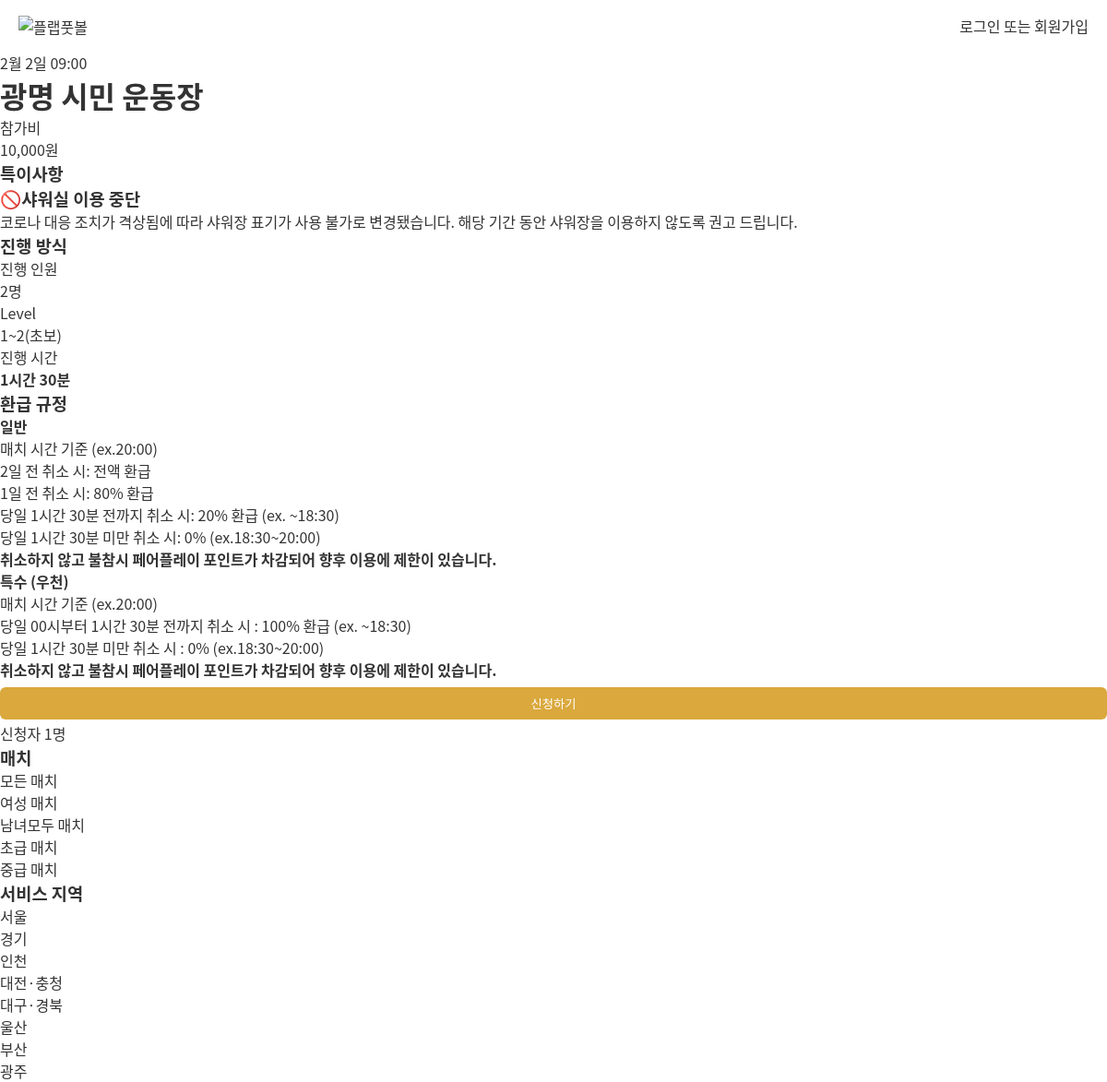
Screenshot of /15/ with the database file from the repository.
### todo_app/models.py (models this page shows, shortened)
class Todo(models.Model):
    city_choices={
        ('서울',"서울"),
        ('경기',"경기"),
        ('인천',"인천"),
        ('대전,충청',"대전,충청"),
        ('대구,경북',"대구,경북"),
        ('부산',"부산"),
        ('울산',"울산"),
        ('광주',"광주"),
    }
    level_choices={
        ("1~5(전체)","1~5(전체)"),
        ('1~2(초보)',"1~2(초보)"),
        ('3~4(중수)',"3~4(중수)"),
        ('5(고수)',"5(고수)"),
    }
    sex_choices={
        ('남녀모두',"남녀모두"),
        ('남자만',"남자만"),
        ('여자만',"여자만"),
    }
    time_choices={
        ('09:00','09:00'),
        ('11:00','11:00'),
        ("13:00","13:00"),
        ('15:00','15:00'),
        ('17:00','17:00'),
        ("19:00","19:00"),
        ('21:00','21:00'),
    }
    objects=models.Manager
    title=models.CharField(max_length=100)  #정확한 주소
    sex=models.CharField(max_length=80,choices=sex_choices,null=True)  #성별
    city=models.CharField(max_length=80,choices=city_choices,null=True)  #도시
    level=models.CharField(max_length=80,choices=level_choices,null=True)  #수준
    now_date = models.DateTimeField(auto_now_add=True)  #현재시간
    schedule = models.DateField(blank=True,null=True)  #일정
    number=models.IntegerField(default=0) #인원수
    time=models.CharField(max_length=80,choices=time_choices,null=True)  #도시
    user=models.CharField(max_length=100,null=True)
    apply = models.ManyToManyField(settings.AUTH_USER_MODEL,blank=True, related_name='apply')

### todo_app/views.py (the view)
# urls.py: path('<int:todo_id>/',views.detailTodo,name="detailTodo"),
def detailTodo(request, todo_id):
    todo = get_object_or_404(Todo, pk=todo_id)
    return render(request, 'todo_app/detail.html', {'todo': todo})

### todo_app/templates/todo_app/detail.html (shortened to what this page needs)
{% extends 'base.html' %}
{%block content%}
<div id="app">
    <div class="contentWrapper matchDetail">
        <div class="matchWrap">
            <div class="sectionWrap">
                <div class="stadSec">
                    <div class="matchTime">
                        <p>{{ todo.schedule | date:'n월 j일' }} {{ todo.time }}</p>
                    </div>
                    <div class="matchPlace">
                        <h1 class="txtH w700h"><a></a>{{ todo.title }}</a></h1>
                    </div>
                    <div id="matchDetailApp" class="match-info__fee">
                        <div class="matchFee"><span>참가비</span>
                            <p>10,000원</p>
                        </div>
                    </div>
                </div>
                <div id="matchLevel" class="stadSec">
                    <div class="titleWrap">
                        <h3>특이사항</h3>
                    </div>
                    <div class="match-detail__notice corona19-shower">
                        <h3>🚫샤워실 이용 중단</h3>
                        <p>코로나 대응 조치가 격상됨에 따라 샤워장 표기가 사용 불가로 변경됐습니다. 해당 기간 동안 샤워장을 이용하지 않도록 권고 드립니다.</p>
                    </div>
                </div>
                <div class="stadSec" id="mnRule">
                    <div class="titleWrap">
                        <h3>진행 방식</h3>
                    </div>
                    <div class="plabfitFeature">
                        <ul>
                            <li>
                                <span>진행 인원</span>
                                <p>{{ todo.number }}명</p>
                            </li>
                            <li>
                                <span>Level</span>
                                <p>{{ todo.level }}</p>
                            </li>
                            <li>
                                <span>진행 시간</span>
                                <p><strong>1시간 30분</strong></p>
                            </li>
                        </ul>
                    </div>
                </div>
                <div class="stadSec" id="mnTerm">
                    <div class="titleWrap">
                        <h3>환급 규정</h3>
                    </div>
                    <div class="stadInner">
                        <ul class="matchRule">
                            <h4>일반</h4>
                            <li>매치 시간 기준 (ex.20:00)</li>
                            <li>2일 전 취소 시: 전액 환급</li>
                            <li>1일 전 취소 시: 80% 환급</li>
                            <li>당일 1시간 30분 전까지 취소 시: 20% 환급 (ex. ~18:30)</li>
                            <li>당일 1시간 30분 미만 취소 시: 0% (ex.18:30~20:00)</li>
                            <p><strong>취소하지 않고 불참시 페어플레이 포인트가 차감되어 향후 이용에 제한이 있습니다.</strong></p>
                        </ul>
                        <ul class="matchRule">
                            <h4>특수 (우천)</h4>
                            <li>매치 시간 기준 (ex.20:00)</li>
                            <li>당일 00시부터 1시간 30분 전까지 취소 시 : 100% 환급 (ex. ~18:30)</li>
                            <li>당일 1시간 30분 미만 취소 시 : 0% (ex.18:30~20:00)</li>
                            <p><strong>취소하지 않고 불참시 페어플레이 포인트가 차감되어 향후 이용에 제한이 있습니다.</strong></p>
                        </ul>
                    </div>
                </div>
                <div id="matchApply">
                    <div class="letsPlab">
                        <div class="lpWrapper">
                            <div>
                                <input type="button" class="btn btn-info btn-sm like" name="{{ todo.id }}" value="신청하기"
                                  style="margin-top: 7px">
                                <p id="count-{{ todo.id }}" style="font:bold 1em; margin-top: 3px">
                                  신청자&nbsp;{{ todo.apply.all.count }}명</p>
                              </div>
                        </div>
                    </div>
                </div>
            </div>
        </div>
    </div>
</div>
{% endblock content %}

### templates/base.html (style rules this page uses)
#app { margin: 0 auto; background-color: white; }
body, html { margin: 0; font-family: 'Apple SD Gothic Neo', 'Noto Sans CJK KR', 'Malgun Gothic', 'dotum', 'gulim', sans-serif; color: #333; background-color: white; width: 100%; height: 100%; transition: 0.25s; -webkit-transition: 0.25s; -moz-transition: 0.25s; -o-transition: 0.25s; }
html, body, div, span, applet, object, iframe, h1, h2, h3, h4, h5, h6, p, blockquote, pre, a, abbr, acronym, address, big, cite, code, del, dfn, em, img, ins, kbd, q, s, samp, small, strike, strong, sub, sup, tt, var, b, u, i, center, dl, dt, dd, ol, ul, li, fieldset, form, label, legend, table, caption, tbody, tfoot, thead, tr, th, td, article, aside, canvas, details, embed, figure, figcaption, footer, header, hgroup, menu, nav, output, ruby, section, summary, time, mark, audio, video { margin: 0; padding: 0; border: 0; vertical-align: baseline; }
.btn { width: 100%; background-color:rgb(218, 168, 60); color: white; border-radius: 6px; border: none; box-shadow: none; padding: 8px 5px; -webkit-transition: background-color 0.3s ease-out; -moz-transition: background-color 0.3s ease-out; -o-transition: background-color 0.3s ease-out; transition: background-color 0.3s ease-out; -webkit-appearance: none; display: block; text-align: center; cursor: pointer; }
ol, ul, li { list-style: none; }

### rows the page displays
Todo: schedule "2월 2일", time "09:00", title "광명 시민 운동장", number "2", level "1~2(초보)", apply.all.count "1"
